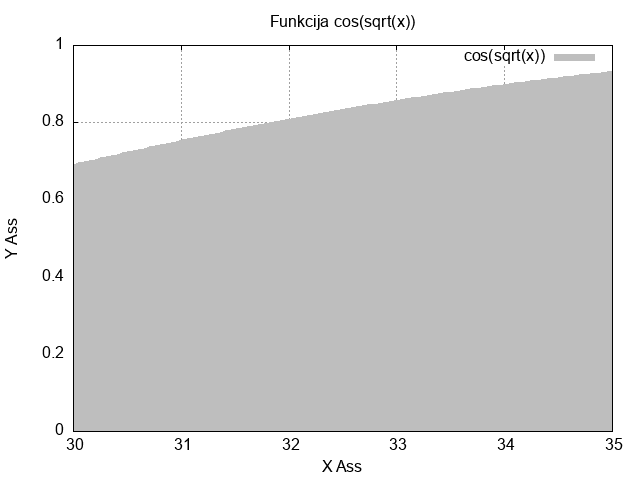

Here is the gnuplot script that generated this plot:
#!/usr/bin/gnuplot -persist
set title "Funkcija cos(sqrt(x))"
set xlabel "X Ass"
set ylabel "Y Ass"
set grid

set style line 2 lc rgb 'black' 

plot [30:35] [0:1] cos(sqrt(x))  w filledcurves below x1 lc rgb "gray"




set term png
set output "grafiks.png"
replot